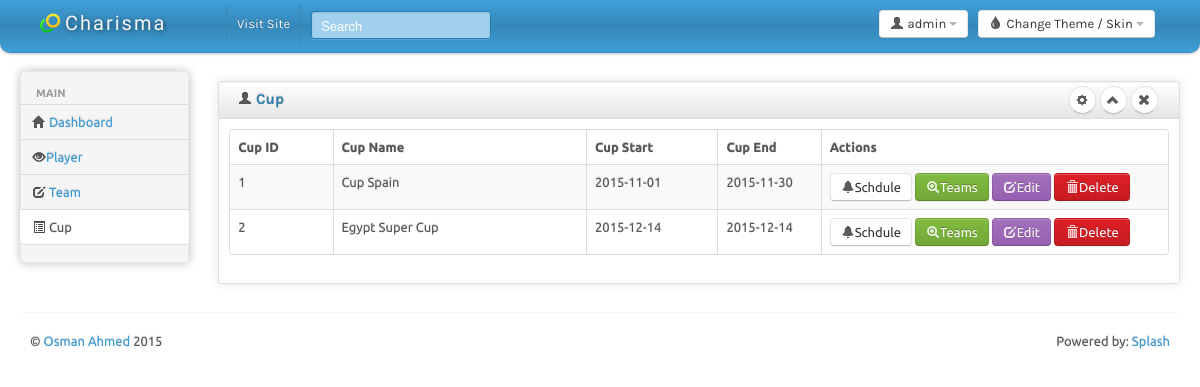
Page /cup/cup.php on the committed database.
### tables this page shows
CREATE TABLE IF NOT EXISTS `cup` (
  `CupID` int(3) NOT NULL,
  `Name` varchar(300) NOT NULL,
  `Start` date NOT NULL,
  `End` date NOT NULL
);

### cup/cup.php (the view, shortened to what this page needs)
<!DOCTYPE html>
<html lang="en">
<head>
	<link id="bs-css" href="css/bootstrap-cerulean.css" rel="stylesheet">
	<link href="css/bootstrap-responsive.css" rel="stylesheet">
	<link href="css/charisma-app.css" rel="stylesheet">
	<link href="css/jquery-ui-1.8.21.custom.css" rel="stylesheet">
	<link href='css/fullcalendar.css' rel='stylesheet'>
	<link href='css/fullcalendar.print.css' rel='stylesheet'  media='print'>
	<link href='css/chosen.css' rel='stylesheet'>
	<link href='css/uniform.default.css' rel='stylesheet'>
	<link href='css/colorbox.css' rel='stylesheet'>
	<link href='css/jquery.cleditor.css' rel='stylesheet'>
	<link href='css/jquery.noty.css' rel='stylesheet'>
	<link href='css/noty_theme_default.css' rel='stylesheet'>
	<link href='css/elfinder.min.css' rel='stylesheet'>
	<link href='css/elfinder.theme.css' rel='stylesheet'>
	<link href='css/jquery.iphone.toggle.css' rel='stylesheet'>
	<link href='css/opa-icons.css' rel='stylesheet'>
	<link href='css/uploadify.css' rel='stylesheet'>
</head>
<body>
	<div class="navbar">
		<div class="navbar-inner">
			<div class="container-fluid">
				<a class="brand" href="index.html"> <img alt="Charisma Logo" src="img/logo20.png" /> <span>Charisma</span></a>
				<div class="btn-group pull-right theme-container" >
					<a class="btn dropdown-toggle" data-toggle="dropdown" href="#">
						<i class="icon-tint"></i><span class="hidden-phone"> Change Theme / Skin</span>
						<span class="caret"></span>
					</a>
				</div>
				<div class="btn-group pull-right" >
					<a class="btn dropdown-toggle" data-toggle="dropdown" href="#">
						<i class="icon-user"></i><span class="hidden-phone"> admin</span>
						<span class="caret"></span>
					</a>
				</div>
				<div class="top-nav nav-collapse">
					<ul class="nav">
						<li><a href="#">Visit Site</a></li>
						<li>
							<form class="navbar-search pull-left">
								<input placeholder="Search" class="search-query span2" name="query" type="text">
							</form>
						</li>
					</ul>
				</div>
			</div>
		</div>
	</div>
		<div class="container-fluid">
		<div class="row-fluid">
			<div class="span2 main-menu-span">
				<div class="well nav-collapse sidebar-nav">
        		<?php include 'rightmenu.php'; ?>
				</div>
			</div>
                <div id="content" class="span10">
<div class="row-fluid sortable">
<div class="box span12">
<div class="box-header well" data-original-title>
<h2><i class="icon-user"></i> Cup</h2>
<div class="box-icon">
<a href="AddCup.php" class="btn btn-round"><i class="icon-cog"></i></a>
<a href="#" class="btn btn-minimize btn-round"><i class="icon-chevron-up"></i></a>
<a href="#" class="btn btn-close btn-round"><i class="icon-remove"></i></a>
</div>
</div>
<div class="box-content">
<table class="table table-striped table-bordered bootstrap-datatable datatable">
<thead>
<tr>
<th width="11%">Cup ID</th>
<th width="27%">Cup Name</th>
<th width="14%">Cup Start</th>
<th width="11%">Cup End</th>
<th width="37%">Actions</th>
</tr>
</thead>
<tbody>
<?php
$GetCup = mysql_query("SELECT cup.CupID, cup.Name, cup.Start, cup.End FROM cup ORDER BY cup.Name ASC");
while($GetCupFetch = mysql_fetch_array($GetCup)){
?>
    <tr>
    <td><? echo $GetCupFetch[CupID]; ?></td>
    <td class="center"><? echo $GetCupFetch[Name]; ?></td>
    <td class="center"><? echo $GetCupFetch[Start]; ?></td>
    <td class="center"><? echo $GetCupFetch[End]; ?></td>
    <td class="center">
      <a class="btn btn-group" href="cupschdule.php?ID=<? echo $GetCupFetch[CupID]; ?>"><i class="icon-zoom-in icon-bell"></i>Schdule</a>
      <a class="btn btn-success" href="CupTeamView.php?ID=<? echo $GetCupFetch[CupID]; ?>"><i class="icon-zoom-in icon-white"></i>Teams</a>
      <a class="btn btn-info" href="CupEdit.php?ID=<? echo $GetCupFetch[CupID]; ?>"><i class="icon-edit icon-white"></i>Edit</a>
      <a class="btn btn-danger" href="CupDelete.php?ID=<? echo $GetCupFetch[CupID]; ?>"><i class="icon-trash icon-white"></i>Delete</a>
    </td>
    </tr>
<? } ?>
</tbody>
</table>
</div>
</div>
</div>
                </div>
			</div>
		<hr>
		<footer>
			<p class="pull-left">&copy; <a href="#">Osman Ahmed</a> 2015</p>
			<p class="pull-right">Powered by: <a href="#">Splash</a></p>
		</footer>
	</div>
</body>
</html>

### cup/css/charisma-app.css (style rules this page uses)
.box { border: 1px solid #DEDEDE; border-radius:3px; -webkit-border-radius:3px; -moz-border-radius:3px; margin-top: 10px; margin-bottom: 10px ; box-shadow: 0 0 10px rgba(189, 189, 189, 0.4); -webkit-box-shadow: 0 0 10px rgba(189, 189, 189, 0.4); -moz-box-shadow: 0 0 10px rgba(189, 189, 189, 0.4); }
.box-header { border:none; padding-top:5px; border-bottom: 1px solid #DEDEDE; border-radius:3px 3px 0 0; -webkit-border-radius:3px 3px 0 0; -moz-border-radius:3px 3px 0 0; height:12px; min-height:12px; margin-bottom: 0; cursor:move; font-weight:bold; font-size:16px; background: -moz-linear-gradient(top, rgba(255,255,255,0) 0%, rgba(0,0,0,0.1) 100%); background: -webkit-gradient(linear, left top, left bottom, color-stop(0%,rgba(255,255,255,0)), color-stop(100%,rgba(0,0,0,0.1))); background: -webkit-linear-gradient(top, rgba(255,255,255,0) 0%,rgba(0,0,0,0.1) 100%); background: -o-linear-gradient(top, rgba(255,255,255,0) 0%,rgba(0,0,0,0.1) 100%); background: -ms-linear-gradient(top, rgba(255,255,255,0) 0%,rgba(0,0,0,0.1) 100%); background: linear-gradient(to bottom, rgba(255,255,255,0) 0%,rgba(0,0,0,0.1) 100%); filter: progid:DXImageTransform.Microsoft.gradient( startColorstr='#00ffffff', endColorstr='#1a000000',GradientType=0 ); }
.box-header h2 { font-size:15px; width:auto; clear:none; float:left; line-height:25px; white-space: nowrap; }
.box-header h2 > i { margin-top:1px; }
.box-icon { float:right; }
.box-icon a { clear:none; float:left; margin:0 2px; height: 18px; width:5px; margin-top: -1px; }
.box-icon a i { margin-left:-4.5px; }
.box-content { padding:10px; }
.btn-round { border-radius: 40px; -webkit-border-radius: 40px; -moz-border-radius: 40px; font-size:12px; padding-top:4px; }
footer { clear:both; }
footer .pull-right { float:right; margin-right:10px; }
footer .pull-left { float:left; margin-left:10px; }
.sidebar-nav { min-height:0; box-shadow: 0 0 10px #BDBDBD; -webkit-box-shadow: 0 0 10px #BDBDBD; -moz-box-shadow: 0 0 10px #BDBDBD; border-radius: 5px; -webkit-border-radius: 5px; -moz-border-radius: 5px; margin-bottom: 0; padding-bottom:0; }
.brand { font-family: 'Shojumaru', cursive, Arial, serif; letter-spacing:2px; text-shadow:1px 1px 5px rgba(0, 0, 0, 0.5); width:166px; }
.brand img { float:left; height:20px; width:20px; margin-right:5px; }
.brand span { float:left; }
.navbar-search { margin-left:10px; }
.navbar-inner { border-radius:0 0 10px 10px; -webkit-border-radius:0 0 10px 10px; -moz-border-radius:0 0 10px 10px; padding-top:5px; padding-bottom:5px; }
.pull-left { float:left !important; }
.pull-right { float:right !important; }

### cup/cup.php (style rules this page uses)
body { padding-bottom: 40px; }
.sidebar-nav { padding: 9px 0; }

### rows in the picture
cup: CupID "1", Name "Cup Spain", Start "2015-11-01", End "2015-11-30"
cup: CupID "2", Name "Egypt Super Cup", Start "2015-12-14", End "2015-12-14"
